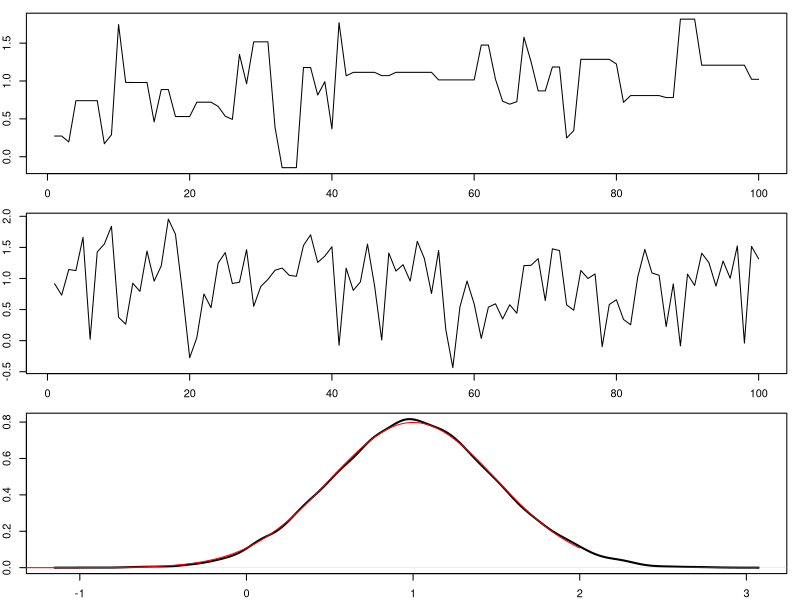

Recreate this plot in R. (Note: this script raises an error after producing the figure.)
## ---- chunk 1
h <- function(x, mu = 1, sd = 0.5) {
  y <- -log(sd) - (x - mu)^2 / (2 * sd^2)
} # un-normalized function (doesn't need to integrate as 1)

out <- mcmc::metrop(obj = h, initial = 0, nbatch = 100, nspac = 1)

par(mfrow = c(3, 1))
par(mar = c(2, 2, 1, 1))
plot(out$batch, type = "l") # a time series with flat steps

out <- mcmc::metrop(obj = h, initial = 0, nbatch = 100, nspac = 10)
plot(out$batch, type = "l") # a time series looks like a white noise

out <- mcmc::metrop(obj = h, initial = 0, nbatch = 10000, nspac = 10)
plot(density(out$batch), main = "", lwd = 2)

xbase <- seq(-2, 2, 0.01)
ynorm <- dnorm(xbase, mean = 1, sd = 0.5)
lines(x = xbase, y = ynorm, type = "l", col = "red")
## ---- chunk 2
# DGP
n <- 500
b0 <- c(.1, .1)
X <- cbind(1, rnorm(n))
Y <- X %*% b0 + rnorm(n)

b2_OLS <- (lm(Y ~ -1 + X) %>% summary() %>% coef())[2, ]
# "-1" in lm( ) because X has contained intercept
print(cat(
  "The OLS point est =", b2_OLS[1], " sd = ", b2_OLS[2],
  " \n and C.I.=(", c(b2_OLS[1] - 1.96 * b2_OLS[2], b2_OLS[1] + 1.96 * b2_OLS[2]), ")"
))

# Laplace-type estimator
L <- function(b) -0.5 * sum((Y - X %*% b)^2) - 0.5 * crossprod(b - c(0, 0))
# notice the "minus" sign of the OLS objective function
# here we use a normal prior around (0,0).
# results are very similar if we replace it with a flat prior so that
# L <- function(b) -0.5*sum((Y - X %*% b)^2)

nbatch <- 10000
out <- mcmc::metrop(obj = L, initial = c(0, 0), nbatch = nbatch, nspac = 20)

# summarize the estimation
bhat2 <- out$batch[-(1:round(nbatch / 10)), 2] # remove the burn in
bhat2_point <- mean(bhat2)
bhat2_sd <- sd(bhat2)
bhat2_CI <- quantile(bhat2, c(.025, .975))

# compare with OLS
print(cat(
  "The posterior mean =", bhat2_point, " sd = ", bhat2_sd,
  " \n and C.I.=(", bhat2_CI, ")"
))

plot(density(bhat2), main = "posterior from normal prior")
